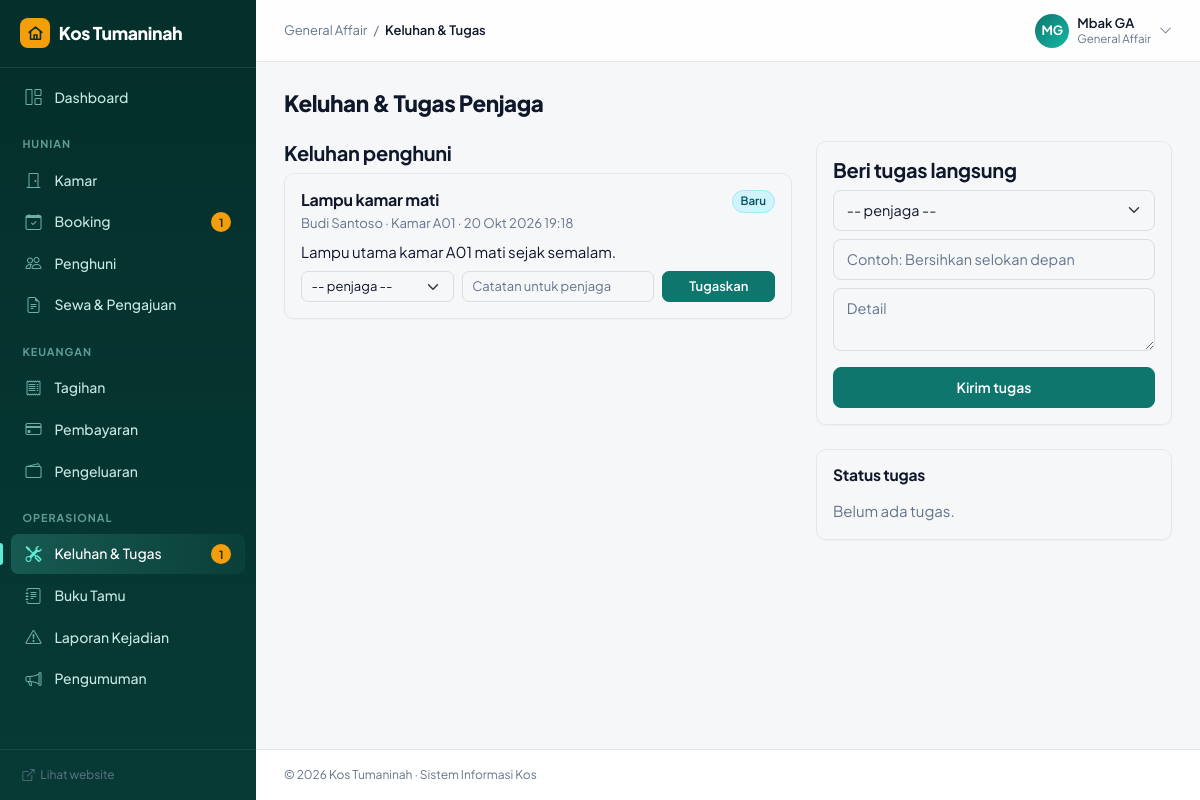
The app's page /ga/keluhan.php (signed in) with its own data.
### tables this page shows
CREATE TABLE keluhan (
    id         INT UNSIGNED AUTO_INCREMENT PRIMARY KEY,
    user_id    INT UNSIGNED NOT NULL,
    kamar_id   INT UNSIGNED NOT NULL,
    judul      VARCHAR(100) NOT NULL,
    isi        TEXT NOT NULL,
    foto       VARCHAR(255) NULL,
    status     ENUM('baru','diproses','selesai') NOT NULL DEFAULT 'baru',
    created_at DATETIME NOT NULL DEFAULT CURRENT_TIMESTAMP,
    FOREIGN KEY (user_id) REFERENCES users(id) ON DELETE CASCADE,
    FOREIGN KEY (kamar_id) REFERENCES kamar(id) ON DELETE CASCADE
);

CREATE TABLE users (
    id             INT UNSIGNED AUTO_INCREMENT PRIMARY KEY,
    nama           VARCHAR(100) NOT NULL,
    email          VARCHAR(100) NOT NULL UNIQUE,
    password       VARCHAR(255) NOT NULL,
    no_hp          VARCHAR(20),
    role           ENUM('owner','ga','penghuni','penjaga') NOT NULL DEFAULT 'penghuni',
    no_ktp         VARCHAR(20),
    alamat         TEXT,
    kontak_darurat VARCHAR(100),
    aktif          TINYINT(1) NOT NULL DEFAULT 1,
    created_at     DATETIME NOT NULL DEFAULT CURRENT_TIMESTAMP
);

CREATE TABLE kamar (
    id              INT UNSIGNED AUTO_INCREMENT PRIMARY KEY,
    nomor_kamar     VARCHAR(10) NOT NULL UNIQUE,
    harga_per_bulan INT UNSIGNED NOT NULL DEFAULT 1000000,
    ukuran          VARCHAR(20),
    status          ENUM('kosong','terisi','perbaikan') NOT NULL DEFAULT 'kosong',
    deskripsi       TEXT,
    created_at      DATETIME NOT NULL DEFAULT CURRENT_TIMESTAMP
);

### ga/keluhan.php (the view, shortened to what this page needs)
<?php
require_once __DIR__ . '/../includes/functions.php';
$keluhan = q(
    "SELECT kl.*, u.nama, k.nomor_kamar FROM keluhan kl
     JOIN users u ON u.id = kl.user_id JOIN kamar k ON k.id = kl.kamar_id
     ORDER BY FIELD(kl.status, 'baru', 'diproses', 'selesai'), kl.id DESC LIMIT 100"
)->fetchAll();
$tugas = q(
    "SELECT t.*, p.nama AS penjaga FROM tugas_penjaga t JOIN users p ON p.id = t.penjaga_id
     ORDER BY t.status = 'selesai', t.id DESC LIMIT 50"
)->fetchAll();
require __DIR__ . '/../includes/header.php';
?>
<h1 class="h3 mb-4">Keluhan & Tugas Penjaga</h1>
<div class="row g-4">
    <div class="col-lg-7">
        <h5>Keluhan penghuni</h5>
        <?php foreach ($keluhan as $k): ?>
            <div class="card shadow-sm mb-3"><div class="card-body">
                <div class="d-flex justify-content-between">
                    <h6 class="mb-1"><?= e($k['judul']) ?></h6><?= badge($k['status']) ?>
                </div>
                <div class="small text-muted mb-2"><?= e($k['nama']) ?> &middot; Kamar <?= e($k['nomor_kamar']) ?> &middot; <?= tgl($k['created_at'], true) ?></div>
                <p class="mb-2"><?= nl2br(e($k['isi'])) ?></p>
                <?php if ($k['status'] === 'baru'): ?>
                    <form method="post" class="row g-2">
                        <div class="col-md-4">
                            <select name="penjaga_id" class="form-select form-select-sm" required>
                                <option value="">-- penjaga --</option>
                            </select>
                        </div>
                        <div class="col-md-5"><input name="catatan" class="form-control form-control-sm" placeholder="Catatan untuk penjaga"></div>
                        <div class="col-md-3"><button class="btn btn-sm btn-primary w-100">Tugaskan</button></div>
                    </form>
                <?php endif; ?>
            </div></div>
        <?php endforeach; ?>
    </div>
    <div class="col-lg-5">
        <form method="post" class="card shadow-sm mb-4"><div class="card-body">
            <h5>Beri tugas langsung</h5>
            <div class="mb-2">
                <select name="penjaga_id" class="form-select" required>
                    <option value="">-- penjaga --</option>
                </select>
            </div>
            <div class="mb-2"><input name="judul" class="form-control" placeholder="Contoh: Bersihkan selokan depan" required></div>
            <div class="mb-3"><textarea name="deskripsi" class="form-control" rows="2" placeholder="Detail"></textarea></div>
            <button class="btn btn-primary w-100">Kirim tugas</button>
        </div></form>
        <div class="card shadow-sm"><div class="card-body">
            <h5>Status tugas</h5>
            <?php if (!$tugas): ?><p class="text-muted mb-0">Belum ada tugas.</p><?php endif; ?>
        </div></div>
    </div>
</div>
<?php require __DIR__ . '/../includes/footer.php'; ?>

### includes/functions.php (shortened to what this page needs)
<?php
function db(): PDO
{
    static $pdo = null;
    if ($pdo === null) {
        $pdo = new PDO(
            'mysql:host=' . DB_HOST . ';dbname=' . DB_NAME . ';charset=utf8mb4',
            DB_USER,
            DB_PASS,
            [
                PDO::ATTR_ERRMODE            => PDO::ERRMODE_EXCEPTION,
                PDO::ATTR_DEFAULT_FETCH_MODE => PDO::FETCH_ASSOC,
            ]
        );
    }
    return $pdo;
}
function q(string $sql, array $params = []): PDOStatement
{
    $st = db()->prepare($sql);
    $st->execute($params);
    return $st;
}
function e($s): string
{
    return htmlspecialchars((string) $s, ENT_QUOTES, 'UTF-8');
}
function tgl(?string $date, bool $jam = false): string
{
    $t = strtotime($date);
    $s = date('j', $t) . ' ' . substr(BULAN[(int) date('n', $t)], 0, 3) . ' ' . date('Y', $t);
    return $jam ? $s . ' ' . date('H:i', $t) : $s;
}
function badge(string $status): string
{
    $warna = [
        'kosong' => 'success', 'terisi' => 'secondary', 'perbaikan' => 'warning',
        'pending' => 'warning', 'diterima' => 'success', 'ditolak' => 'danger', 'batal' => 'secondary',
        'aktif' => 'success', 'selesai' => 'success', 'disetujui' => 'success',
        'belum' => 'danger', 'menunggu' => 'warning', 'lunas' => 'success', 'valid' => 'success',
        'baru' => 'info', 'diproses' => 'primary',
    ];
    $label = [
        'kosong' => 'Tersedia', 'pending' => 'Menunggu', 'belum' => 'Belum dibayar',
        'menunggu' => 'Diverifikasi', 'valid' => 'Terverifikasi',
    ];
    $w = $warna[$status] ?? 'secondary';
    return '<span class="badge rounded-pill bg-' . $w . '-subtle text-' . $w . '-emphasis border border-' . $w . '-subtle">'
        . e($label[$status] ?? ucfirst($status)) . '</span>';
}
function logo_svg(): string
{
    return '<svg viewBox="0 0 24 24" fill="none" stroke="currentColor" stroke-width="2.2" stroke-linecap="round" stroke-linejoin="round">'
        . '<path d="M3 10.5 12 3l9 7.5"/><path d="M5 9v11h14V9"/><path d="M10 20v-6h4v6"/></svg>';
}

### assets/css/style.css (style rules this page uses)
:root { --brand: #0f766e; --brand-hover: #115e59; --brand-active: #134e4a; --brand-soft: #e7f3f1; --ink: #0f172a; --ink-2: #334155; --muted: #64748b; --line: #e5e7eb; --canvas: #f6f7f9; --sidebar: #0f172a; --radius: 10px; --bs-body-font-family: 'Plus Jakarta Sans', system-ui, -apple-system, 'Segoe UI', Roboto, sans-serif; --bs-body-font-size: .9375rem; --bs-body-color: var(--ink); --bs-body-bg: var(--canvas); --bs-secondary-color: var(--muted); --bs-border-color: var(--line); --bs-primary: #0f766e; --bs-primary-rgb: 15, 118, 110; --bs-primary-bg-subtle: #e7f3f1; --bs-primary-border-subtle: #b9ddd7; --bs-primary-text-emphasis: #115e59; --bs-link-color: #0f766e; --bs-link-color-rgb: 15, 118, 110; --bs-link-hover-color: #115e59; --bs-link-hover-color-rgb: 17, 94, 89; }
body { -webkit-font-smoothing: antialiased; letter-spacing: -.003em; }
h1, h2, h3, h4, h5, h6, .h1, .h2, .h3, .h4, .h5, .h6 { font-weight: 700; letter-spacing: -.015em; color: var(--ink); }
.text-muted { color: var(--muted) !important; }
.btn { font-weight: 600; font-size: .875rem; padding: .55rem 1.05rem; border-radius: 8px; }
.btn-sm { padding: .3rem .7rem; font-size: .8125rem; border-radius: 7px; }
.btn-primary { --bs-btn-bg: var(--brand); --bs-btn-border-color: var(--brand); --bs-btn-hover-bg: var(--brand-hover); --bs-btn-hover-border-color: var(--brand-hover); --bs-btn-active-bg: var(--brand-active); --bs-btn-active-border-color: var(--brand-active); --bs-btn-disabled-bg: var(--brand); --bs-btn-disabled-border-color: var(--brand); }
.form-control, .form-select { border-radius: 8px; border-color: #d9dee5; padding: .55rem .8rem; font-size: .9rem; }
.form-control-sm, .form-select-sm { padding: .3rem .6rem; font-size: .8125rem; border-radius: 7px; }
.card { border: 1px solid var(--line); border-radius: var(--radius); }
.shadow-sm { box-shadow: 0 1px 2px rgba(15, 23, 42, .04) !important; }
.card-body > h5:first-child, .card-body > div > h5:first-child { font-size: .975rem; font-weight: 700; margin-bottom: 1rem; }
.badge { font-weight: 600; font-size: .72rem; padding: .38em .7em; }
.logo-mark svg { width: 17px; height: 17px; }
.app-content h1.h3, .app-content h1 { font-size: 1.4rem; font-weight: 800; letter-spacing: -.02em; }

### assets/css/motion.css (style rules this page uses)
:root { --ease-out: cubic-bezier(.22, .61, .36, 1); --dur: .45s; }
.app-content .row > [class*="col"] > .card { animation: pageIn .45s var(--ease-out) both; }
.app-content .row > [class*="col"]:nth-child(2) > .card { animation-delay: .04s; }
.btn { transition: background-color .15s ease, border-color .15s ease, color .15s ease, box-shadow .15s ease, transform .1s ease; }
.card { transition: border-color .2s ease, box-shadow .2s ease, transform .2s ease; }
.form-control, .form-select { transition: border-color .15s ease, box-shadow .15s ease; }

### assets/css/theme.css (style rules this page uses)
:root { --deep: #042f2b; --deep-2: #0b4f48; --accent: #f59e0b; --accent-hover: #fbbf24; --mint: #5eead4; }
html { scroll-behavior: smooth; }

### records on screen
keluhan: judul "Lampu kamar mati", status "Baru", user.nama "Budi Santoso", kamar.nomor_kamar "A01", created_at "20 Okt 2026 19:18", isi "Lampu utama kamar A01 mati sejak semalam."

### other values on screen
APP_NAME "Kos Tumaninah"
$label "Dashboard"
$seksi "HUNIAN"
$label "Kamar"
$label "Booking"
$counts[$path] "1"
$label "Penghuni"
$label "Sewa & Pengajuan"
$seksi "KEUANGAN"
$label "Tagihan"
$label "Pembayaran"
$label "Pengeluaran"
$seksi "OPERASIONAL"
$label "Keluhan & Tugas"
$label "Buku Tamu"
